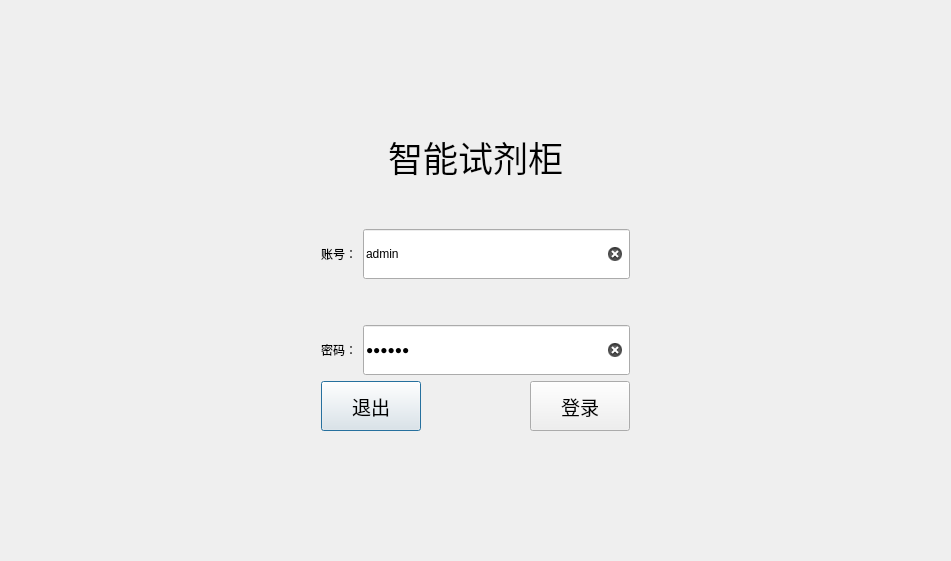
<?xml version="1.0" encoding="UTF-8"?>
<ui version="4.0">
 <class>Dg_LoginPage</class>
 <widget class="QDialog" name="Dg_LoginPage">
  <property name="geometry">
   <rect>
    <x>0</x>
    <y>0</y>
    <width>951</width>
    <height>561</height>
   </rect>
  </property>
  <property name="windowTitle">
   <string>Dialog</string>
  </property>
  <layout class="QGridLayout" name="gridLayout">
   <item row="0" column="0">
    <layout class="QVBoxLayout" name="verticalLayout_3">
     <item>
      <spacer name="verticalSpacer_4">
       <property name="orientation">
        <enum>Qt::Vertical</enum>
       </property>
       <property name="sizeHint" stdset="0">
        <size>
         <width>20</width>
         <height>40</height>
        </size>
       </property>
      </spacer>
     </item>
     <item>
      <layout class="QHBoxLayout" name="horizontalLayout_5">
       <item>
        <spacer name="horizontalSpacer_4">
         <property name="orientation">
          <enum>Qt::Horizontal</enum>
         </property>
         <property name="sizeHint" stdset="0">
          <size>
           <width>40</width>
           <height>20</height>
          </size>
         </property>
        </spacer>
       </item>
       <item>
        <layout class="QVBoxLayout" name="verticalLayout_2">
         <item>
          <layout class="QVBoxLayout" name="verticalLayout">
           <item>
            <layout class="QHBoxLayout" name="horizontalLayout">
             <item>
              <spacer name="horizontalSpacer">
               <property name="orientation">
                <enum>Qt::Horizontal</enum>
               </property>
               <property name="sizeHint" stdset="0">
                <size>
                 <width>40</width>
                 <height>20</height>
                </size>
               </property>
              </spacer>
             </item>
             <item>
              <widget class="QLabel" name="label">
               <property name="font">
                <font>
                 <family>Agency FB</family>
                 <pointsize>26</pointsize>
                </font>
               </property>
               <property name="text">
                <string>智能试剂柜</string>
               </property>
              </widget>
             </item>
             <item>
              <spacer name="horizontalSpacer_2">
               <property name="orientation">
                <enum>Qt::Horizontal</enum>
               </property>
               <property name="sizeHint" stdset="0">
                <size>
                 <width>40</width>
                 <height>20</height>
                </size>
               </property>
              </spacer>
             </item>
            </layout>
           </item>
           <item>
            <spacer name="verticalSpacer_2">
             <property name="orientation">
              <enum>Qt::Vertical</enum>
             </property>
             <property name="sizeHint" stdset="0">
              <size>
               <width>20</width>
               <height>40</height>
              </size>
             </property>
            </spacer>
           </item>
           <item>
            <layout class="QHBoxLayout" name="horizontalLayout_2">
             <item>
              <widget class="QLabel" name="label_2">
               <property name="text">
                <string>账号：</string>
               </property>
              </widget>
             </item>
             <item>
              <widget class="QLineEdit" name="lE_account">
               <property name="minimumSize">
                <size>
                 <width>200</width>
                 <height>50</height>
                </size>
               </property>
               <property name="text">
                <string>admin</string>
               </property>
               <property name="clearButtonEnabled">
                <bool>true</bool>
               </property>
              </widget>
             </item>
            </layout>
           </item>
           <item>
            <spacer name="verticalSpacer">
             <property name="orientation">
              <enum>Qt::Vertical</enum>
             </property>
             <property name="sizeHint" stdset="0">
              <size>
               <width>20</width>
               <height>40</height>
              </size>
             </property>
            </spacer>
           </item>
           <item>
            <layout class="QHBoxLayout" name="horizontalLayout_3">
             <item>
              <widget class="QLabel" name="label_3">
               <property name="text">
                <string>密码：</string>
               </property>
              </widget>
             </item>
             <item>
              <widget class="QLineEdit" name="lE_passwd">
               <property name="minimumSize">
                <size>
                 <width>200</width>
                 <height>50</height>
                </size>
               </property>
               <property name="text">
                <string>123456</string>
               </property>
               <property name="echoMode">
                <enum>QLineEdit::Password</enum>
               </property>
               <property name="clearButtonEnabled">
                <bool>true</bool>
               </property>
              </widget>
             </item>
            </layout>
           </item>
          </layout>
         </item>
         <item>
          <layout class="QHBoxLayout" name="horizontalLayout_4">
           <item>
            <widget class="QPushButton" name="pB_quit">
             <property name="minimumSize">
              <size>
               <width>100</width>
               <height>50</height>
              </size>
             </property>
             <property name="font">
              <font>
               <family>Agency FB</family>
               <pointsize>14</pointsize>
              </font>
             </property>
             <property name="text">
              <string>退出</string>
             </property>
            </widget>
           </item>
           <item>
            <spacer name="horizontalSpacer_3">
             <property name="orientation">
              <enum>Qt::Horizontal</enum>
             </property>
             <property name="sizeHint" stdset="0">
              <size>
               <width>40</width>
               <height>20</height>
              </size>
             </property>
            </spacer>
           </item>
           <item>
            <widget class="QPushButton" name="pB_login">
             <property name="minimumSize">
              <size>
               <width>100</width>
               <height>50</height>
              </size>
             </property>
             <property name="font">
              <font>
               <family>Agency FB</family>
               <pointsize>14</pointsize>
              </font>
             </property>
             <property name="text">
              <string>登录</string>
             </property>
            </widget>
           </item>
          </layout>
         </item>
        </layout>
       </item>
       <item>
        <spacer name="horizontalSpacer_5">
         <property name="orientation">
          <enum>Qt::Horizontal</enum>
         </property>
         <property name="sizeHint" stdset="0">
          <size>
           <width>40</width>
           <height>20</height>
          </size>
         </property>
        </spacer>
       </item>
      </layout>
     </item>
     <item>
      <spacer name="verticalSpacer_3">
       <property name="orientation">
        <enum>Qt::Vertical</enum>
       </property>
       <property name="sizeHint" stdset="0">
        <size>
         <width>20</width>
         <height>40</height>
        </size>
       </property>
      </spacer>
     </item>
    </layout>
   </item>
  </layout>
  <zorder></zorder>
 </widget>
 <resources/>
 <connections/>
</ui>
